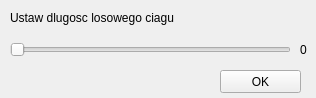
<?xml version="1.0" encoding="UTF-8"?>
<ui version="4.0">
 <class>Form</class>
 <widget class="QWidget" name="Form">
  <property name="geometry">
   <rect>
    <x>0</x>
    <y>0</y>
    <width>316</width>
    <height>98</height>
   </rect>
  </property>
  <property name="windowTitle">
   <string>Generator</string>
  </property>
  <property name="layoutDirection">
   <enum>Qt::LeftToRight</enum>
  </property>
  <widget class="QSlider" name="suwak">
   <property name="geometry">
    <rect>
     <x>10</x>
     <y>40</y>
     <width>281</width>
     <height>20</height>
    </rect>
   </property>
   <property name="maximum">
    <number>30</number>
   </property>
   <property name="pageStep">
    <number>5</number>
   </property>
   <property name="orientation">
    <enum>Qt::Horizontal</enum>
   </property>
  </widget>
  <widget class="QPushButton" name="pushOk">
   <property name="geometry">
    <rect>
     <x>220</x>
     <y>70</y>
     <width>81</width>
     <height>23</height>
    </rect>
   </property>
   <property name="text">
    <string>OK</string>
   </property>
  </widget>
  <widget class="QLabel" name="label">
   <property name="geometry">
    <rect>
     <x>10</x>
     <y>10</y>
     <width>251</width>
     <height>16</height>
    </rect>
   </property>
   <property name="text">
    <string>Ustaw dlugosc losowego ciagu</string>
   </property>
  </widget>
  <widget class="QLabel" name="ile">
   <property name="geometry">
    <rect>
     <x>300</x>
     <y>40</y>
     <width>20</width>
     <height>20</height>
    </rect>
   </property>
   <property name="text">
    <string>0</string>
   </property>
  </widget>
 </widget>
 <resources/>
 <connections>
  <connection>
   <sender>pushOk</sender>
   <signal>clicked()</signal>
   <receiver>Form</receiver>
   <slot>close()</slot>
   <hints>
    <hint type="sourcelabel">
     <x>257</x>
     <y>78</y>
    </hint>
    <hint type="destinationlabel">
     <x>163</x>
     <y>82</y>
    </hint>
   </hints>
  </connection>
 </connections>
</ui>
